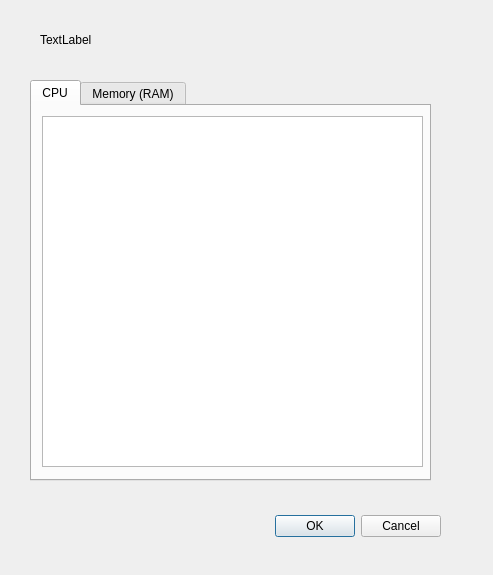
<?xml version="1.0" encoding="UTF-8"?>
<ui version="4.0">
 <class>AppResourceViewer</class>
 <widget class="QDialog" name="AppResourceViewer">
  <property name="geometry">
   <rect>
    <x>0</x>
    <y>0</y>
    <width>493</width>
    <height>575</height>
   </rect>
  </property>
  <property name="windowTitle">
   <string>Dialog</string>
  </property>
  <widget class="QDialogButtonBox" name="buttonBox">
   <property name="geometry">
    <rect>
     <x>100</x>
     <y>510</y>
     <width>341</width>
     <height>32</height>
    </rect>
   </property>
   <property name="orientation">
    <enum>Qt::Orientation::Horizontal</enum>
   </property>
   <property name="standardButtons">
    <set>QDialogButtonBox::StandardButton::Cancel|QDialogButtonBox::StandardButton::Ok</set>
   </property>
  </widget>
  <widget class="QLabel" name="label">
   <property name="geometry">
    <rect>
     <x>40</x>
     <y>30</y>
     <width>391</width>
     <height>20</height>
    </rect>
   </property>
   <property name="text">
    <string>TextLabel</string>
   </property>
  </widget>
  <widget class="QTabWidget" name="tabWidget">
   <property name="geometry">
    <rect>
     <x>30</x>
     <y>80</y>
     <width>401</width>
     <height>401</height>
    </rect>
   </property>
   <property name="currentIndex">
    <number>0</number>
   </property>
   <widget class="QWidget" name="cpu">
    <attribute name="title">
     <string>CPU</string>
    </attribute>
    <widget class="QListWidget" name="listWidget">
     <property name="geometry">
      <rect>
       <x>10</x>
       <y>10</y>
       <width>381</width>
       <height>351</height>
      </rect>
     </property>
    </widget>
   </widget>
   <widget class="QWidget" name="m_ram">
    <attribute name="title">
     <string>Memory (RAM)</string>
    </attribute>
    <widget class="QListWidget" name="listWidget_2">
     <property name="geometry">
      <rect>
       <x>10</x>
       <y>10</y>
       <width>381</width>
       <height>351</height>
      </rect>
     </property>
    </widget>
   </widget>
  </widget>
 </widget>
 <resources/>
 <connections>
  <connection>
   <sender>buttonBox</sender>
   <signal>accepted()</signal>
   <receiver>AppResourceViewer</receiver>
   <slot>accept()</slot>
   <hints>
    <hint type="sourcelabel">
     <x>248</x>
     <y>254</y>
    </hint>
    <hint type="destinationlabel">
     <x>157</x>
     <y>274</y>
    </hint>
   </hints>
  </connection>
  <connection>
   <sender>buttonBox</sender>
   <signal>rejected()</signal>
   <receiver>AppResourceViewer</receiver>
   <slot>reject()</slot>
   <hints>
    <hint type="sourcelabel">
     <x>316</x>
     <y>260</y>
    </hint>
    <hint type="destinationlabel">
     <x>286</x>
     <y>274</y>
    </hint>
   </hints>
  </connection>
 </connections>
</ui>
